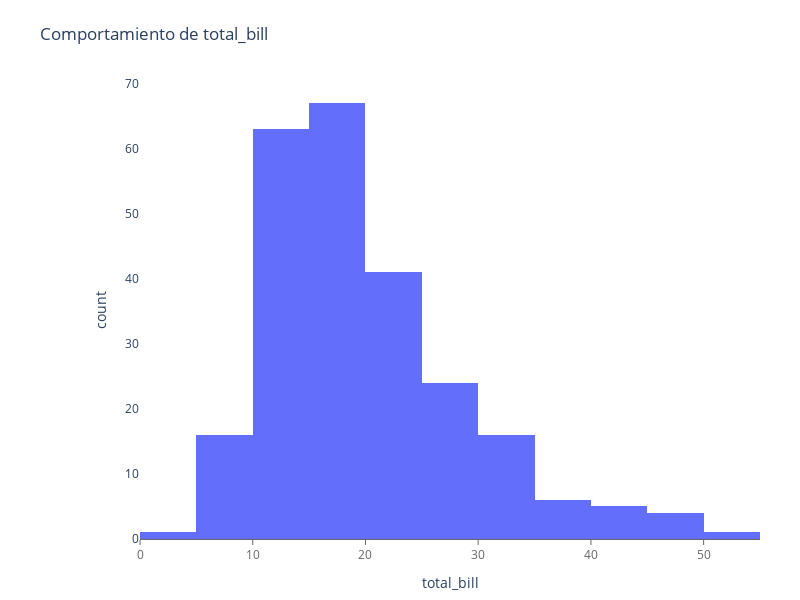

Notebook cell for this chart:
### Code cell
import plotly.express as px
df = px.data.tips()
fig = px.histogram(df, x="total_bill", nbins=10)
fig.update_layout(
    title="Comportamiento de total_bill",
    xaxis=dict(
        showgrid=False,
        showline=True,
        linecolor='rgb(102, 102, 102)',
        tickfont_color='rgb(102, 102, 102)',
        showticklabels=True,
        dtick=10,
        ticks='outside',
        tickcolor='rgb(102, 102, 102)',
    ),
    margin=dict(l=140, r=40, b=50, t=80),
    legend=dict(
        font_size=10,
        yanchor='middle',
        xanchor='right',
    ),
    width=800,
    height=600,
    paper_bgcolor='white',
    plot_bgcolor='white',
    hovermode='closest',
)

### Figure 1 — Plotly figure (JSON) as saved in the notebook; plotly's stock layout.template omitted (floating-point values rounded to 4 significant figures; data arrays with more than 128 entries replaced by an {"elided": "..."} marker saying what was removed)
{"data": [{"alignmentgroup": "True", "bingroup": "x", "hovertemplate": "total_bill=%{x}<br>count=%{y}<extra></extra>", "legendgroup": "", "marker": {"color": "#636efa", "pattern": {"shape": ""}}, "name": "", "nbinsx": 10, "offsetgroup": "", "orientation": "v", "showlegend": false, "type": "histogram", "x": {"elided": "244 float values"}, "xaxis": "x", "yaxis": "y"}], "layout": {"barmode": "relative", "height": 600, "hovermode": "closest", "legend": {"font": {"size": 10}, "tracegroupgap": 0, "xanchor": "right", "yanchor": "middle"}, "margin": {"b": 50, "l": 140, "r": 40, "t": 80}, "paper_bgcolor": "white", "plot_bgcolor": "white", "title": {"text": "Comportamiento de total_bill"}, "width": 800, "xaxis": {"anchor": "y", "domain": [0, 1], "dtick": 10, "linecolor": "rgb(102, 102, 102)", "showgrid": false, "showline": true, "showticklabels": true, "tickcolor": "rgb(102, 102, 102)", "tickfont": {"color": "rgb(102, 102, 102)"}, "ticks": "outside", "title": {"text": "total_bill"}}, "yaxis": {"anchor": "x", "domain": [0, 1], "title": {"text": "count"}}}}
